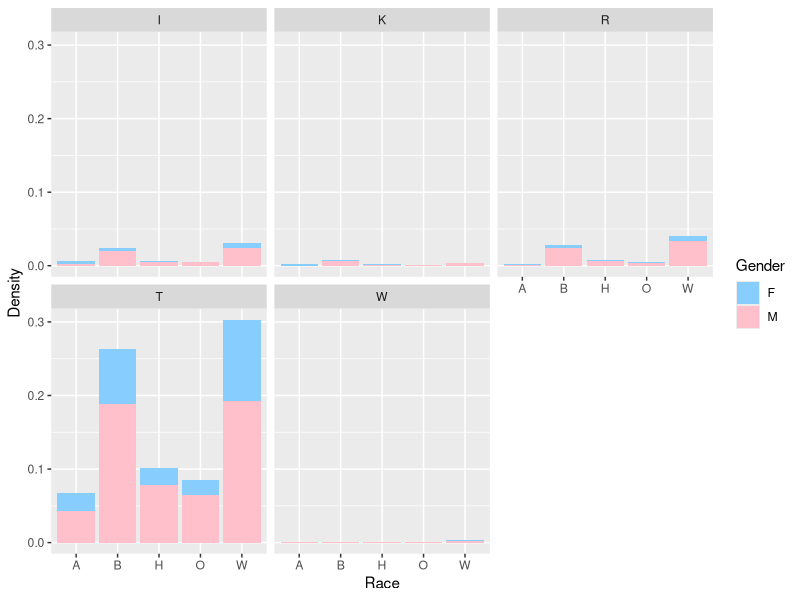

Write R code to recreate this figure.
## ---- chunk 1
knitr::opts_chunk$set(echo = TRUE)
## ---- chunk 2
library(readr)
library(ggplot2)
library(dplyr)
library(lubridate)

# Read data
stop_by <- read_csv("cleaned_stop_data.csv")

stop_by$Call.Date.Time <- mdy_hm(stop_by$Call.Date.Time)
stop_by$AgeRange <- as.factor(stop_by$AgeRange)

stop_by <- stop_by %>%
  mutate(hour = hour(Call.Date.Time))

#Sample graph
stop_race <- ggplot(stop_by, aes(x = Race, fill = Gender)) + 
  geom_bar(aes(y = ..count../sum(..count..))) + 
  scale_fill_manual(values = c("skyblue1", "pink")) +
  labs(y = "Density") +
  facet_wrap(~Reason)

#Gender, race, and enforcement

stop_age <- ggplot(stop_by, aes(x = AgeRange, fill = Gender)) + geom_bar() 
stop_reason <- ggplot(stop_by, aes(x = Reason, fill = Gender)) + geom_bar()
stop_time <- ggplot(stop_by, aes(x = hour, fill = AgeRange)) + geom_bar()

stop_race

View(stop_by)
